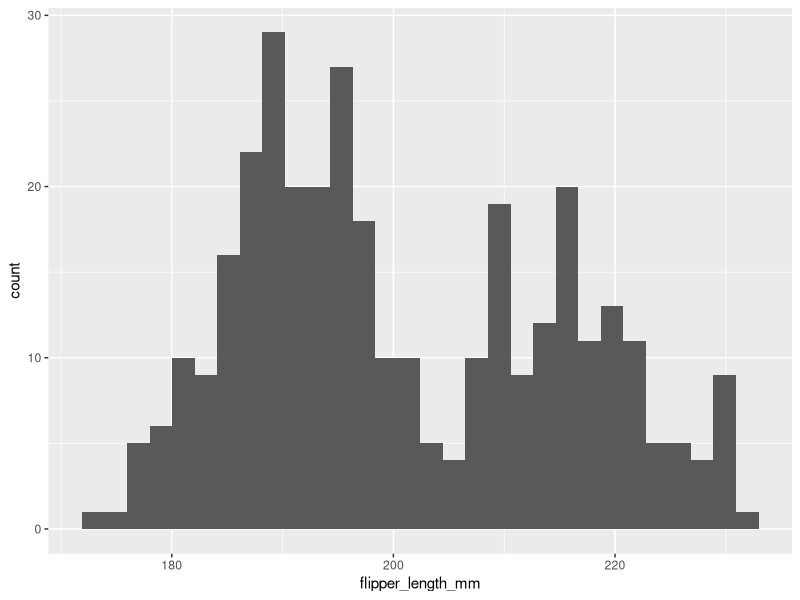
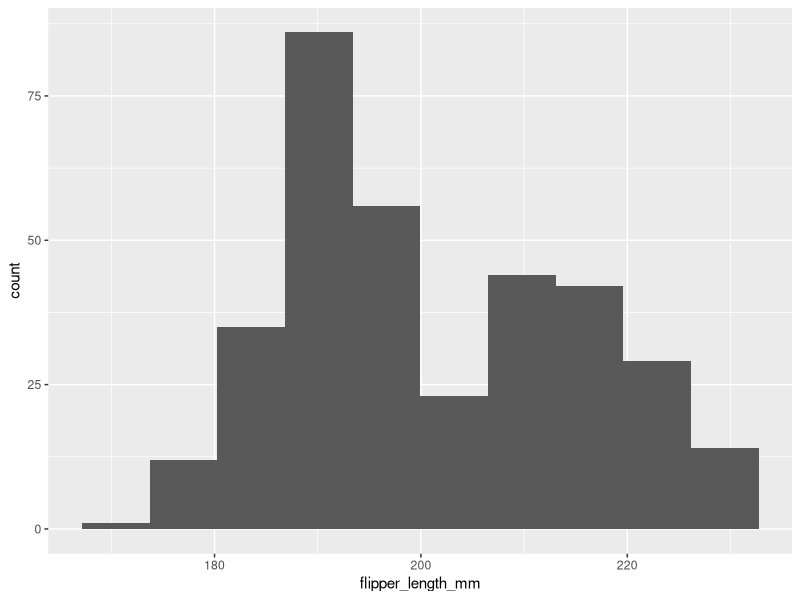
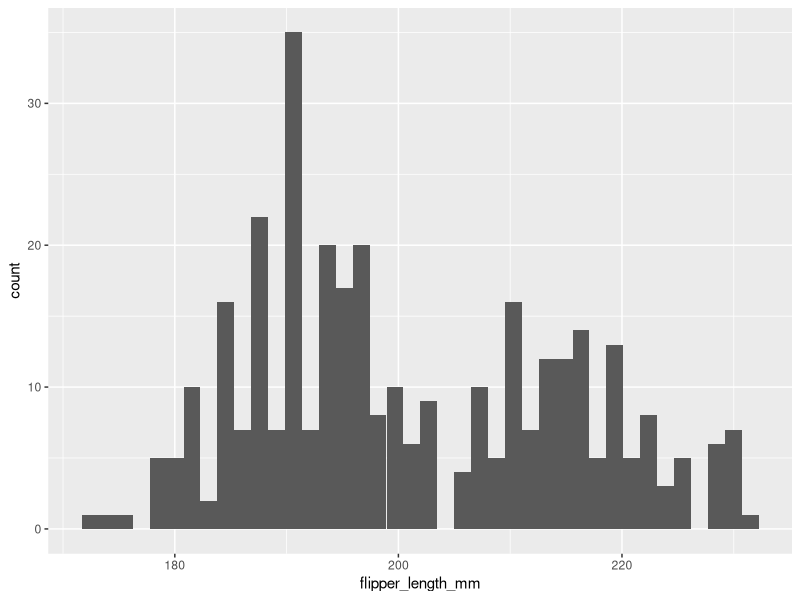
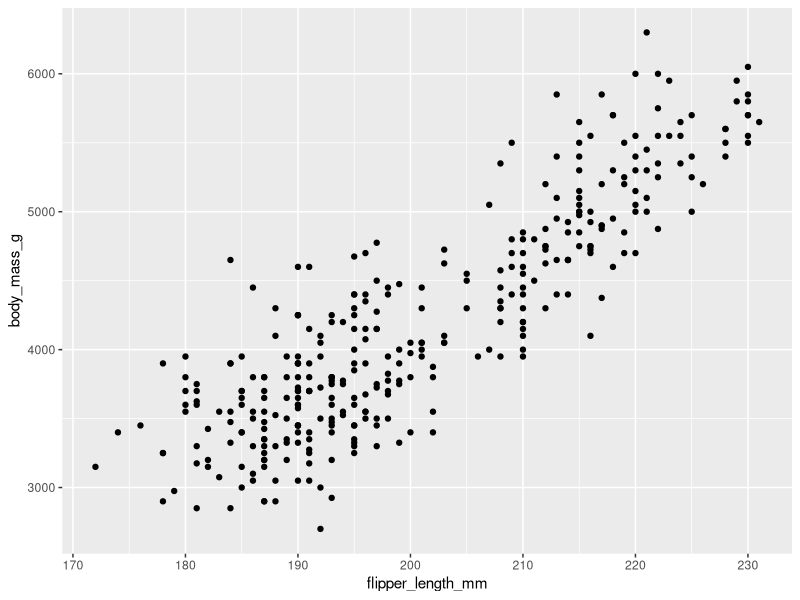
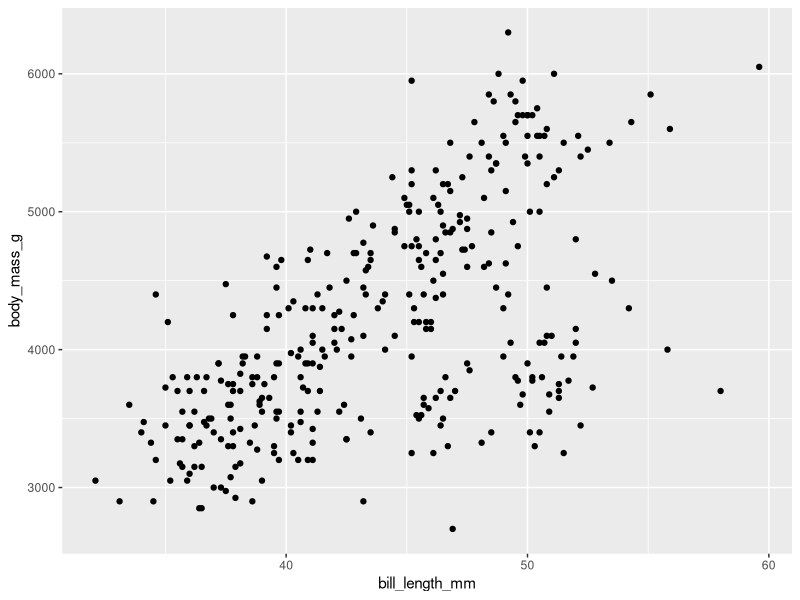
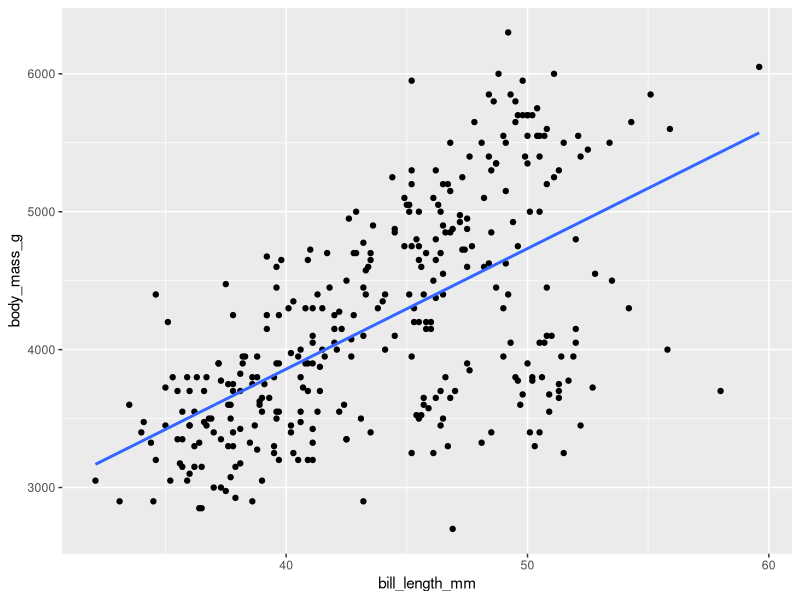
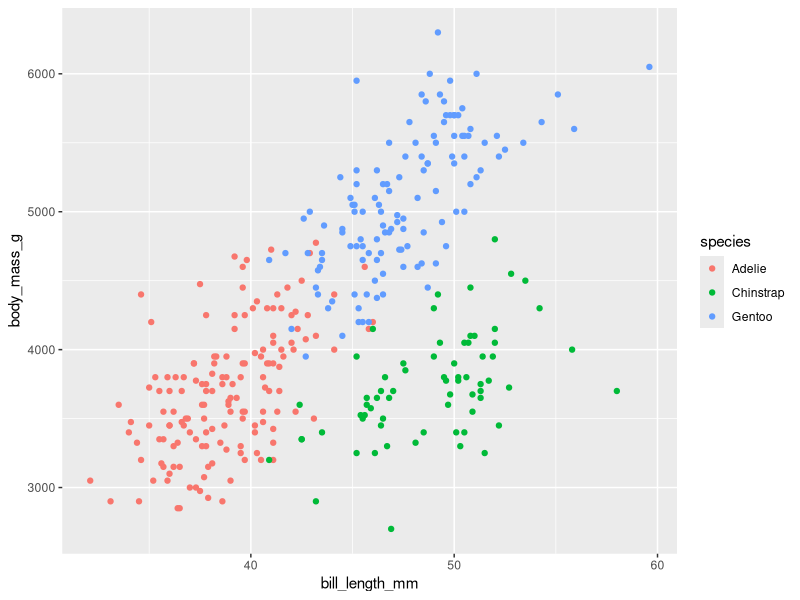

Reproduce these figures in R, in order.
## ---- chunk 1
# DO NOT ALTER THIS CHUNK
knitr::opts_chunk$set(
  echo = TRUE,
  eval = TRUE,
  fig.width = 5,
  fig.asp = 0.618,
  out.width = "70%",
  dpi = 120,
  fig.align = "center",
  cache = FALSE,
  warning = FALSE,
  message = FALSE
)
## ---- chunk 2
library(palmerpenguins)
data(penguins) 
# View the structure of the dataset 
str(penguins)
## ---- chunk 3
library(ggplot2)
ggplot(penguins, aes(x = flipper_length_mm)) + geom_histogram()
## ---- chunk 4
ggplot(penguins, aes(x = flipper_length_mm)) + geom_histogram(bins = 10)  # fewer bins
ggplot(penguins, aes(x = flipper_length_mm)) + geom_histogram(bins = 40)  # more bins
## ---- chunk 5
ggplot(penguins, aes(x = flipper_length_mm, y = body_mass_g)) + geom_point()
## ---- chunk 6
ggplot(penguins, aes(x = bill_length_mm, y = body_mass_g)) + geom_point()
## ---- chunk 7
ggplot(penguins, aes(x = bill_length_mm, y = body_mass_g)) + geom_point() + 
geom_smooth(method = "lm", se = FALSE)
## ---- chunk 8
ggplot(penguins, aes(x = bill_length_mm, y = body_mass_g, color = species)) + geom_point()
